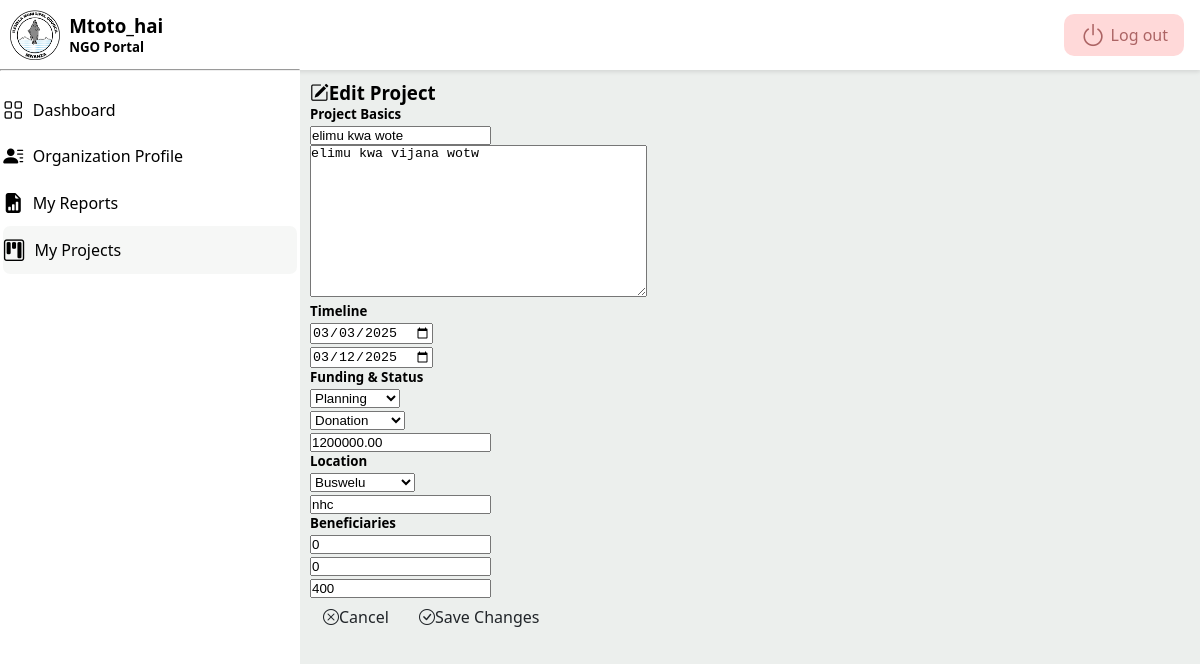
/2/edit/ (signed in), run on an earlier commit of the app's database.
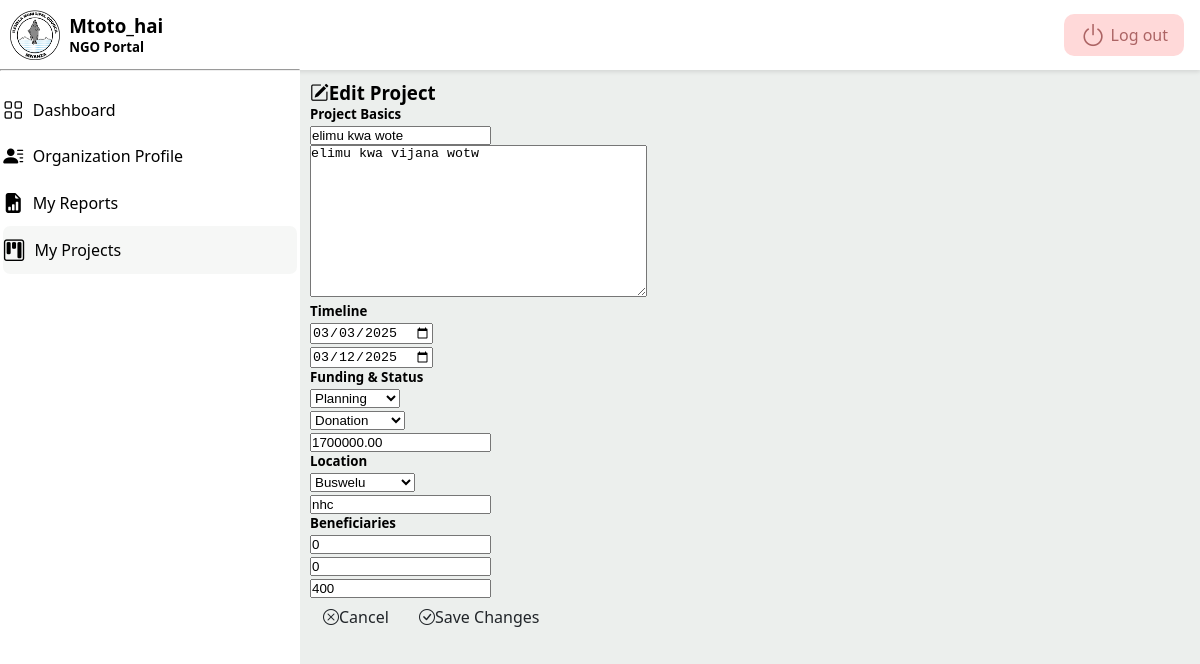
And on a later commit of the database.
### project/models.py (models this page shows, shortened)
class Project(models.Model):
	class Status(models.TextChoices):
		PLANNING = 'PLAN', _('Planning')
		ONGOING = 'ONGO', _('Ongoing')
		COMPLETED = 'COMP', _('Completed')
		SUSPENDED = 'SUSP', _('Suspended')
	class FundingType(models.TextChoices):
		GRANT = 'GRANT', _('Grant')  # Fixed typo (GRANT → GRANT)
		DONATION = 'DON', _('Donation')
		SELF_FUNDED = 'SELF', _('Self-Funded')
		PARTNERSHIP = 'PART', _('Partnership')
	class WardChoices(models.TextChoices):
		NYAKATO = 'NYAKATO', _('Nyakato')
		BUSWELU = 'BUSWELU', _('Buswelu')
		ILEMELA = 'ILEMELA', _('Ilemela')
		PASIANSI = 'PASIANSI', _('Pasiansi')
		BUGOBWA = 'BUGOBWA', _('Bugogwa')  # Fixed typo (Bugogwa → BUGOBWA)
		SANGABUYE = 'SANGABUYE', _('Sangabuye')
		MECCO = 'MECCO', _('MECCO')
		BUZURUGA = 'BUZURUGA', _('Buzuruga')
		NYASAKA = 'NYASAKA', _('Nyasaka')
		KAHAMA = 'KAHAMA', _('Kahama')
		KISEKE = 'KISEKE', _('Kiseke')
		KAYENZE = 'KAYENZE', _('Kayenze')
		SHIBULA = 'SHIBULA', _('Shibula')
		KAWEEKAMO = 'KAWEEKAMO', _('Kawekamo')
		KITANGIRI = 'KITANGIRI', _('Kitangiri')
		KIRUMBA = 'KIRUMBA', _('Kirumba')
		NYAMANORO = 'NYAMANORO', _('Nyamanoro')
		IBUNGILO = 'IBUNGILO', _('Ibungilo')
		NYAMHONGOLO = 'NYAMHONGOLO', _('Nyamhongolo')
	name = models.CharField(_("Project Name"), max_length=255)
	description = models.TextField(_("Project Description"))
	organization = models.ForeignKey(
		settings.AUTH_USER_MODEL,
		related_name='projects',
		on_delete=models.CASCADE
	)
	start_date = models.DateField(_("Start Date"))
	end_date = models.DateField(_("End Date"), blank=True, null=True)
	status = models.CharField(
		_("Project Status"),
		max_length=4,
		choices=Status.choices,
		default=Status.PLANNING
	)
	funding_type = models.CharField(
		_("Funding Type"),
		max_length=5,
		choices=FundingType.choices,
		default=FundingType.GRANT
	)
	budget = models.DecimalField(
		_("Project Budget (TZS)"),
		max_digits=14,
		decimal_places=2,
		blank=True,
		null=True
	)
	men = models.IntegerField(_("Men Beneficiaries"), default=0)
	women = models.IntegerField(_("Women Beneficiaries"), default=0)
	youth = models.IntegerField(_("Youth Beneficiaries"), default=0)
	district = models.CharField(
		_("District"),
		max_length=20,
		default="Ilemela",
		editable=False  # Prevents editing in admin/forms
	)
	ward = models.CharField(
		_("Ward"),
		max_length=20,
		choices=WardChoices.choices
	)
	street = models.CharField(_("Street"), max_length=100)
	created_at = models.DateTimeField(auto_now_add=True)
	updated_at = models.DateTimeField(auto_now=True)
	class Meta:
		verbose_name = _("Project")
		verbose_name_plural = _("Projects")
		ordering = ['-created_at']
		indexes = [
			models.Index(fields=['status']),
			models.Index(fields=['organization']),
		]

### project/views.py (the view)
# urls.py: path('<int:pk>/edit/', views.project_edit, name='project_edit'),
@login_required
def project_edit(request, pk):
	project = get_object_or_404(Project, pk=pk)
	if not (request.user.is_staff or project.organization == request.user):
		return redirect('permission_denied')
	if request.method == 'POST':
		form = ProjectForm(request.POST, instance=project)
		if form.is_valid():
			form.save()
			return redirect('project:project_details', pk=project.pk)
	else:
		form = ProjectForm(instance=project)
	return render(request, 'project/edit.html', {'form': form, 'title': _('Edit Project'), 'section':'project',})

### project/forms.py
class ProjectForm(forms.ModelForm):
	class Meta:
		model = Project
		fields = '__all__'
		exclude = ['organization', 'district', 'created_at', 'updated_at']
		widgets = {
			'start_date': forms.DateInput(attrs={'type': 'date'}),  # HTML5 date picker
			'end_date': forms.DateInput(attrs={'type': 'date'}),     # Optional field
		}

### project/templates/project/edit.html (shortened to what this page needs)
{% extends "user_account/base.html" %}
{% load i18n %}
{% block content %}
<div class="container mt-5">
  <div class="card shadow-lg">
	<div class="card-header bg-primary text-white">
	  <h3 class="card-title mb-0">
		<i class="bi bi-pencil-square me-2"></i>{% trans "Edit Project" %}
	  </h3>
	</div>
	<div class="card-body">
	  <form method="post" novalidate>
		<div class="row g-4">
		  <div class="col-md-6">
			<div class="mb-4">
			  <h5 class="text-primary mb-3">{% trans "Project Basics" %}</h5>
			  <div class="form-group mb-3">
				{{ form.name }}
			  </div>
			  <div class="form-group mb-3">
				{{ form.description }}
			  </div>
			</div>
			<div class="mb-4">
			  <h5 class="text-primary mb-3">{% trans "Timeline" %}</h5>
			  <div class="row g-3">
				<div class="col-md-6">
				  {{ form.start_date }}
				</div>
				<div class="col-md-6">
				  {{ form.end_date }}
				</div>
			  </div>
			</div>
		  </div>
		  <div class="col-md-6">
			<div class="mb-4">
			  <h5 class="text-primary mb-3">{% trans "Funding & Status" %}</h5>
			  <div class="row g-3">
				<div class="col-md-6">
				  {{ form.status }}
				</div>
				<div class="col-md-6">
				  {{ form.funding_type }}
				</div>
				<div class="col-12">
				  {{ form.budget }}
				</div>
			  </div>
			</div>
			<div class="mb-4">
			  <h5 class="text-primary mb-3">{% trans "Location" %}</h5>
			  <div class="row g-3">
				<div class="col-md-6">
				  {{ form.ward }}
				</div>
				<div class="col-md-6">
				  {{ form.street }}
				</div>
			  </div>
			</div>
			<div class="mb-4">
			  <h5 class="text-primary mb-3">{% trans "Beneficiaries" %}</h5>
			  <div class="row g-3">
				<div class="col-md-4">
				  {{ form.men }}
				</div>
				<div class="col-md-4">
				  {{ form.women }}
				</div>
				<div class="col-md-4">
				  {{ form.youth }}
				</div>
			  </div>
			</div>
		  </div>
		</div>
		<div class="d-flex justify-content-between mt-4">
		  <a href="#" class="btn btn-secondary">
			<i class="bi bi-x-circle me-2"></i>{% trans "Cancel" %}
		  </a>
		  <button type="submit" class="btn btn-primary">
			<i class="bi bi-check-circle me-2"></i>{% trans "Save Changes" %}
		  </button>
		</div>
	  </form>
	</div>
  </div>
</div>
{% endblock %}

What changed in the data, as far as the page shows it:
changed Project "elimu kwa wote": budget "1200000.00" → "1700000.00"
